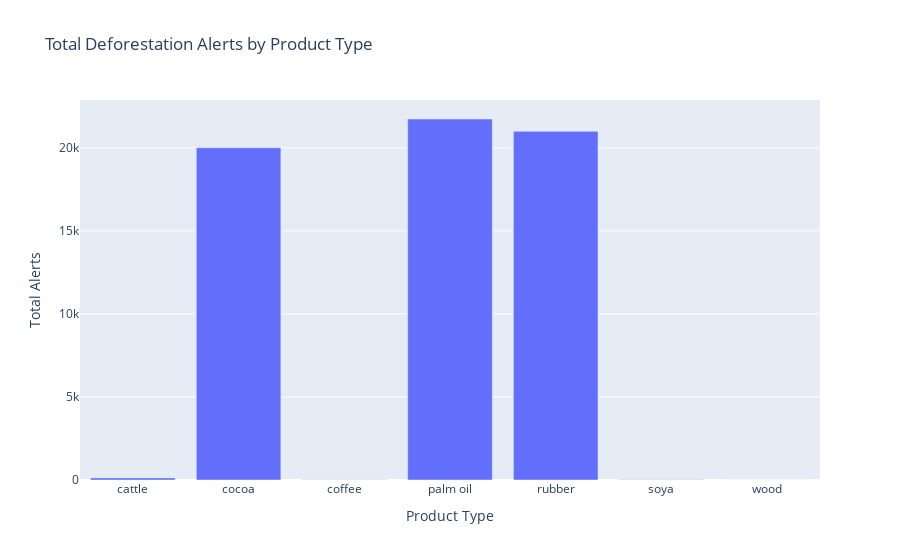

Source (notebook cell):
### Markdown cell above
## 6. Building the Visualisation Dashboard

A data visualisation dashboard that visualises the farmer datawhich contains the deforestaation alerts from GFW is visualised along with the alert data pulled in from Google Earth Engine. Creation of a visualisation dashboard enables the clients of Phlo Systems to efficiently analyse the deforestation data for EUDR compliance.

The dashboard script on [dashboard_dash.py](dashboard_dash.py) sets up a data visualization dashboard using Dash, a web application framework for Python. The dashboard is designed to display various metrics related to deforestation alerts based on farmer data. It starts by loading and processing the data from a CSV file, converting the 'Production Date' column to a datetime format for accurate time series analysis. The layout of the dashboard includes four graphs: total alerts over time, total alerts by product type, alerts by deforestation driver, and overall confidence by product type. Additionally, it embeds an interactive map created with Folium. The dashboard uses callbacks to dynamically update the graphs based on the data, providing an interactive and informative interface for monitoring deforestation alerts. When run, the app will serve a web page that allows users to explore and analyze the deforestation data visually.

Snippets of the visualisations used can be observed below:

### Code cell
import plotly.express as px

# Aggregate data by Product Type
product_alerts = data.groupby('Product Type')['Total Alerts'].sum().reset_index()

# Create a bar chart for total alerts by product type
fig1 = px.bar(product_alerts, x='Product Type', y='Total Alerts', title='Total Deforestation Alerts by Product Type')

# Display the bar chart
fig1.show()

### Figure 1 — Plotly figure (JSON) as saved in the notebook; plotly's stock layout.template omitted (floating-point values rounded to 4 significant figures)
{"data": [{"alignmentgroup": "True", "hovertemplate": "Product Type=%{x}<br>Total Alerts=%{y}<extra></extra>", "legendgroup": "", "marker": {"color": "#636efa", "pattern": {"shape": ""}}, "name": "", "offsetgroup": "", "orientation": "v", "showlegend": false, "textposition": "auto", "type": "bar", "x": ["cattle", "cocoa", "coffee", "palm oil", "rubber", "soya", "wood"], "xaxis": "x", "y": [127, 20003, 10, 21733, 20991, 9, 0], "yaxis": "y"}], "layout": {"barmode": "relative", "legend": {"tracegroupgap": 0}, "title": {"text": "Total Deforestation Alerts by Product Type"}, "xaxis": {"anchor": "y", "domain": [0, 1], "title": {"text": "Product Type"}}, "yaxis": {"anchor": "x", "domain": [0, 1], "title": {"text": "Total Alerts"}}}}
